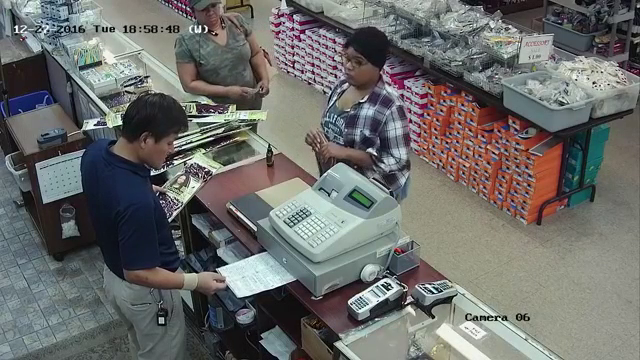
#> input picture frame 50 of 3.mp4, 640 x 360 px
$ python vidWithErrorHandling.py   (older library calls are emulated)
#> lines starting #> are read from the running program, lines starting #| are printed output that depends on the picture; after the words box and inside, x2 and y2 are one past the last pixel; in counts of white or black regions, pixels touching at a corner belong together
import sys
import cv2
import call

import numpy as np

#cap = cv2.VideoCapture('videoplayback.mp4')
cap = cv2.VideoCapture('3.mp4')
#cap = cv2.VideoCapture('ManWithDog.mp4')

print("1")
ret, frame1 = cap.read()
#> frame1 is the input picture: shape (360, 640, 3); mean B, G, R 106.4, 108.6, 107.9
print("2")
ret, frame2 = cap.read()
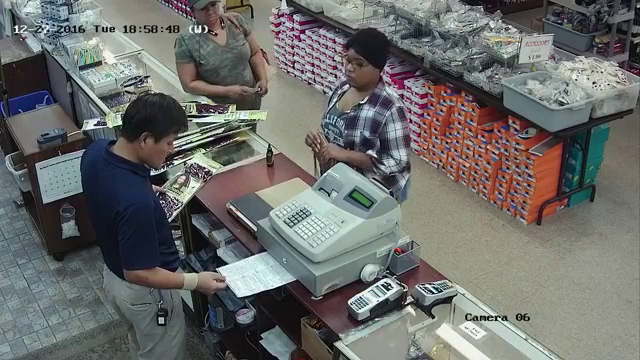
#> input picture frame 51 of 3.mp4, 640 x 360 px
#> frame2 is the input picture: shape (360, 640, 3); mean B, G, R 106.4, 108.7, 107.9
print("3")
count = 0
try:
    while cap.isOpened():
    #print("4")
        diff = cv2.absdiff(frame1, frame2)
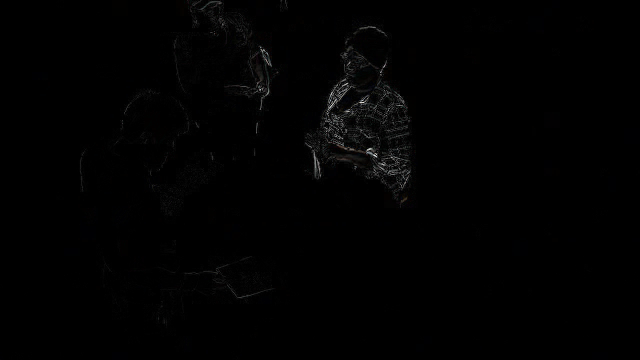
#> diff: shape (360, 640, 3); mean B, G, R 1.6, 1.5, 1.6
    # [4 lines of commented-out code are left out]

        gray = cv2.cvtColor(diff, cv2.COLOR_BGR2GRAY)
        blur = cv2.GaussianBlur(gray, (5,5), 0)
        _, thresh = cv2.threshold(blur, 20,255,cv2.THRESH_BINARY)
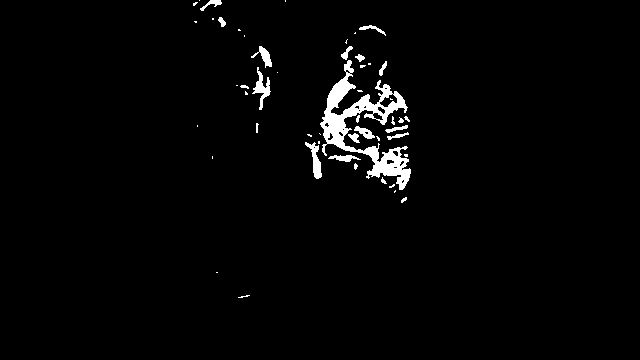
#> thresh: shape (360, 640); 2.3% white; 51 white regions (30 under 20 px), largest, box (x1, y1, x2, y2) and area: (320, 60, 411, 190) 3326, (252, 67, 271, 110) 283, (305, 142, 322, 179) 260
        dilated = cv2.dilate(thresh,None,iterations=3)
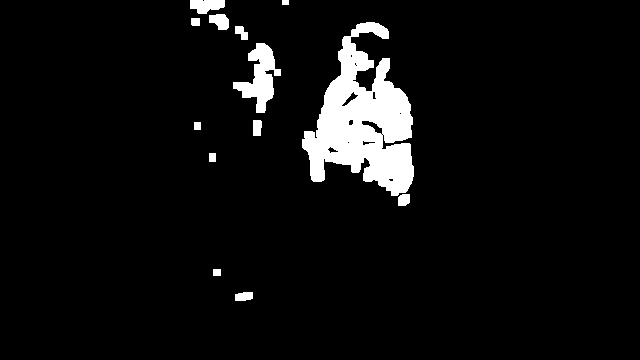
#> dilated: shape (360, 640); 5.7% white; 13 white regions
        contours, _ = cv2.findContours(dilated, cv2.RETR_TREE, cv2.CHAIN_APPROX_SIMPLE)
#> contours = 26 contours, 7 with area under 20; largest, box (x1, y1, x2, y2) and area: (302, 22, 414, 196) 10180, (233, 43, 281, 113) 1370, (190, 0, 225, 14) 327, (209, 14, 229, 30) 210, (361, 120, 383, 135) 126

        for contour in contours:
            (x, y, w, h) = cv2.boundingRect(contour)

            if cv2.contourArea(contour) < 700:
                continue

            cv2.rectangle(frame1, (x, y), (x+w, y+h), (0, 255, 0), 2)
            cv2.putText(frame1, "Status: {}".format('Movement'), (10, 20), cv2.FONT_HERSHEY_SIMPLEX,
                          1, (0, 0, 255), 3)
            count = count+1
            if(count == 10):
                print(count)
                call.calling()
                break
#> this loop made 26 passes
#> (x, y, w, h) on passes 1, 3, 6, 8, 10, 11, 13, 15, 16, 18, 19, 21: (235, 292, 18, 9), (398, 194, 12, 12), (253, 120, 9, 16), (235, 26, 13, 14), (388, 178, 6, 4), (327, 146, 12, 8), (362, 140, 14, 6), (361, 120, 22, 15), (348, 119, 6, 7), (372, 91, 5, 9), (341, 91, 18, 16), (354, 62, 3, 4)
#> (contour, x, y, w, h) on passes 2, 4, 5, 12, 14, 17: ([[213, 269], [213, 275], [220, 275], [220, 269]], 213, 269, 8, 7), ([[209, 153], [209, 161], [215, 161], [215, 153]], 209, 153, 7, 9), ([[194, 122], [194, 129], [200, 129], [200, 122]], 194, 122, 7, 8), ([[347, 142], [348, 141], [349, 142], [348, 143]], 347, 141, 3, 3), ([[381, 134], [382, 133], [383, 134], [382, 135]], 381, 133, 3, 3), ([[399, 113], [400, 112], [401, 113], [400, 114]], 399, 112, 3, 3)
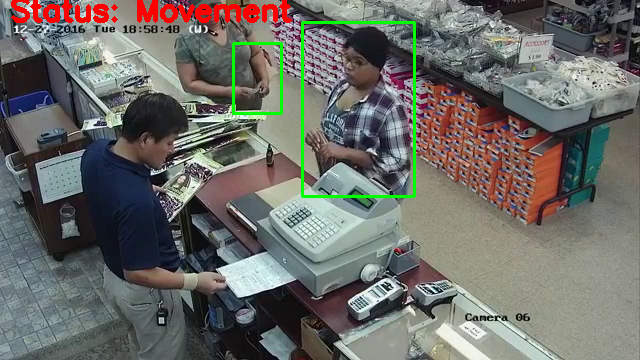
#> frame1: shape (360, 640, 3); 2.39% of pixels changed, all inside (x1, y1, x2, y2) = (11, 0, 416, 198)
#> after the loop, count = 2
            #print(count)

    # cv2.drawContours(frame1, contours, -1, (0, 255, 0), 2)

        cv2.imshow("feed", frame1)
        frame1 = frame2
        ret, frame2 = cap.read()
        if cv2.waitKey(20) == 27:
        # cv2.destroyAllWindows()
        # exit()
#> (key Esc is pressed here)
            print("vijay")
            break


    cv2.destroyAllWindows()
    print("last")
    cap.release()
except:
    cv2.destroyAllWindows()
    print("last")
    cap.release()
    print("error")

$ run again, starting later in the video
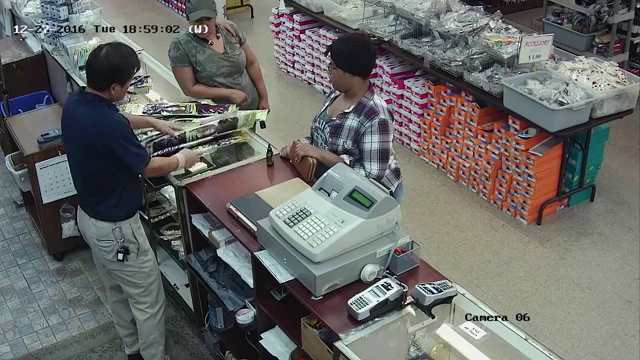
#> input picture frame 404 of 3.mp4, 640 x 360 px
#> frame1 is the input picture: shape (360, 640, 3); mean B, G, R 103.7, 106.3, 105.8
#> thresh: shape (360, 640); 1.1% white; 23 white regions (14 under 20 px), largest, box (x1, y1, x2, y2) and area: (132, 115, 249, 162) 2229, (116, 107, 132, 126) 63, (170, 166, 185, 173) 43
#> dilated: shape (360, 640); 2.8% white; 11 white regions
#> contours = 12 contours; largest, box (x1, y1, x2, y2) and area: (110, 99, 259, 176) 4880, (125, 42, 141, 59) 162, (81, 67, 91, 90) 161, (110, 228, 127, 246) 152, (170, 25, 183, 36) 120
#> the loop `for contour in contours:` made 12 passes
#> (x, y, w, h) on passes 1, 2, 3, 4, 5, 8, 9, 11: (115, 249, 11, 14), (131, 230, 11, 15), (110, 228, 17, 18), (69, 176, 8, 12), (135, 170, 10, 11), (181, 153, 13, 11), (81, 67, 10, 23), (125, 42, 16, 17)
#> after the loop `for contour in contours:`:
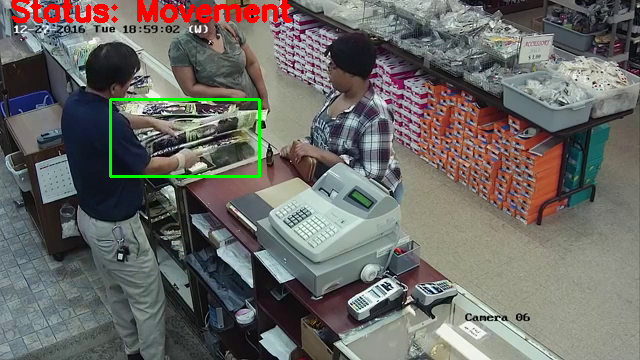
#> frame1: shape (360, 640, 3); 1.93% of pixels changed, all inside (x1, y1, x2, y2) = (11, 0, 292, 178)
#> after the loop `for contour in contours:`: count = 1
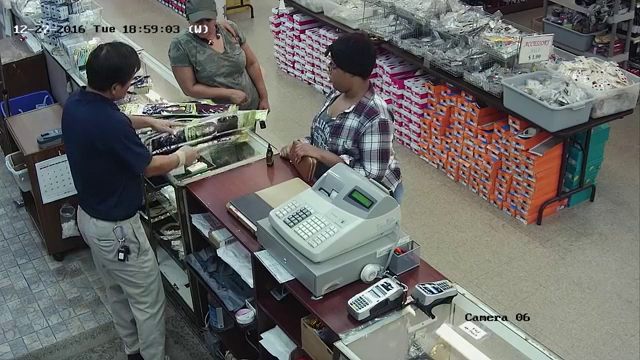
#> input picture frame 406 of 3.mp4, 640 x 360 px
#> frame2 is the input picture: shape (360, 640, 3); mean B, G, R 103.7, 106.2, 105.8
